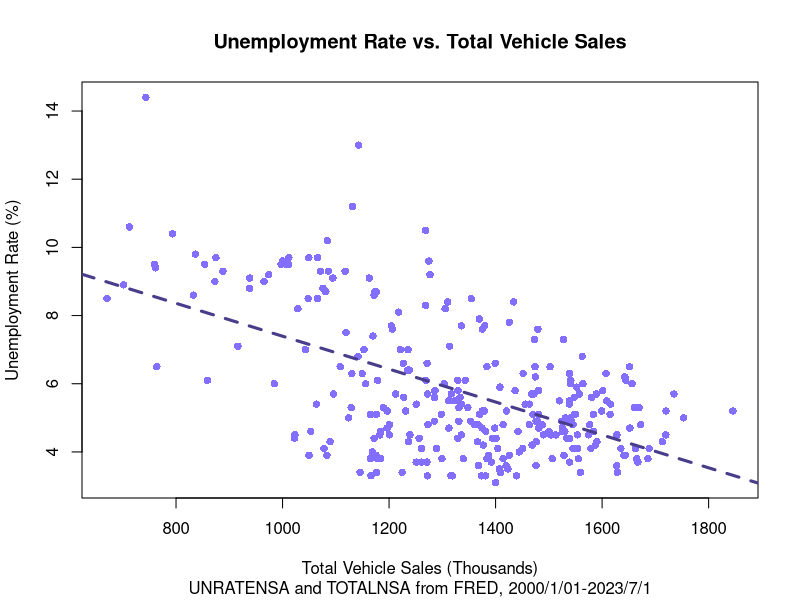
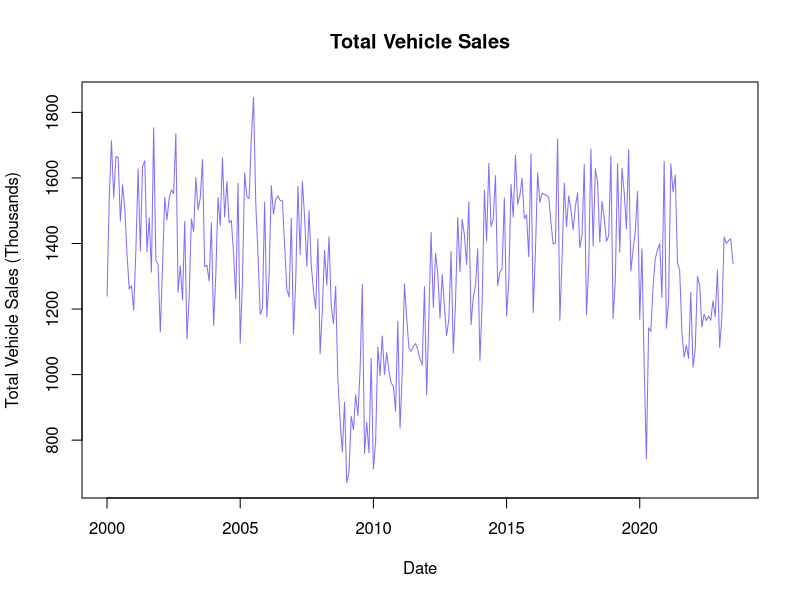
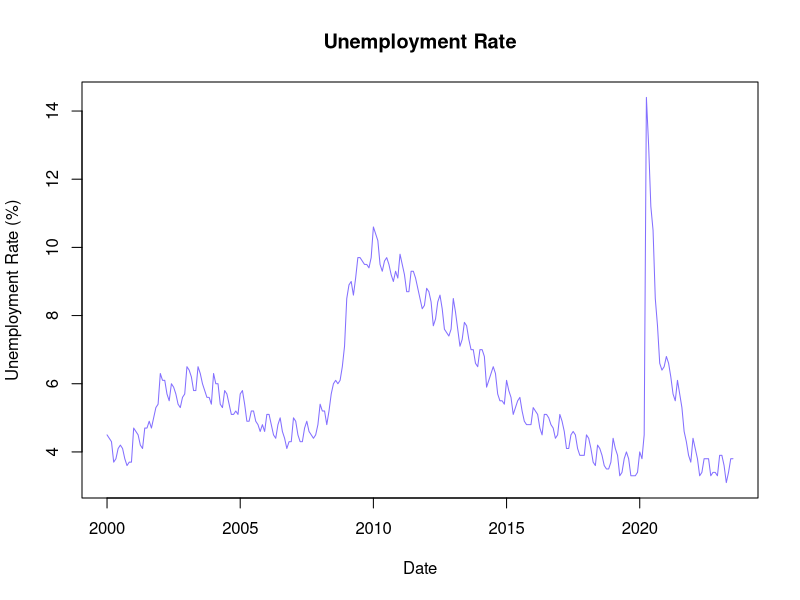
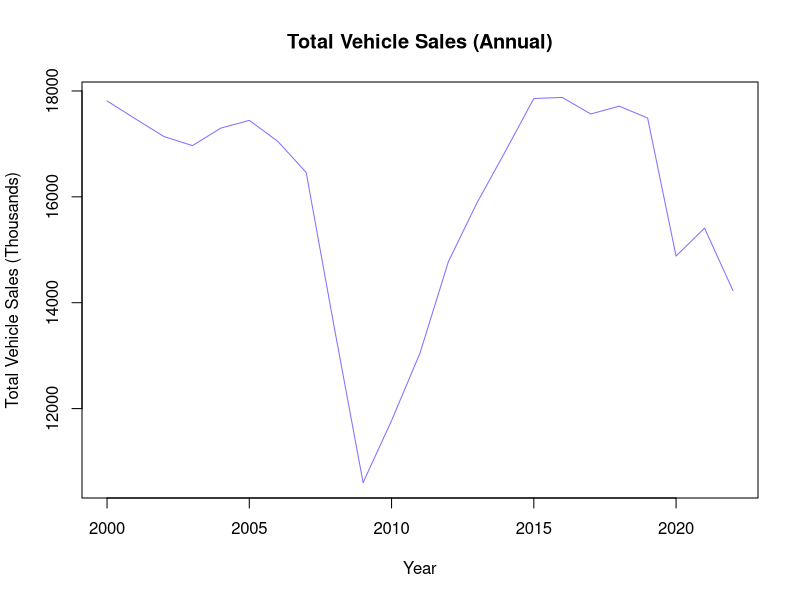
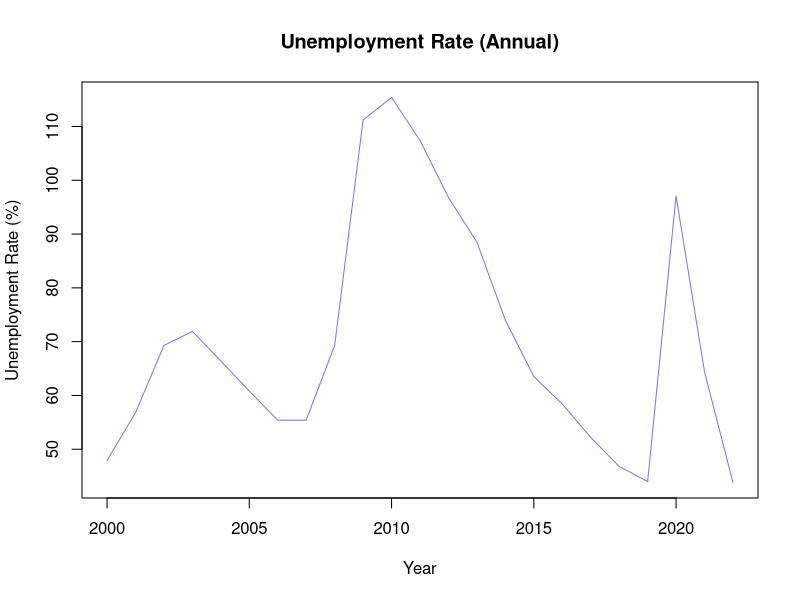
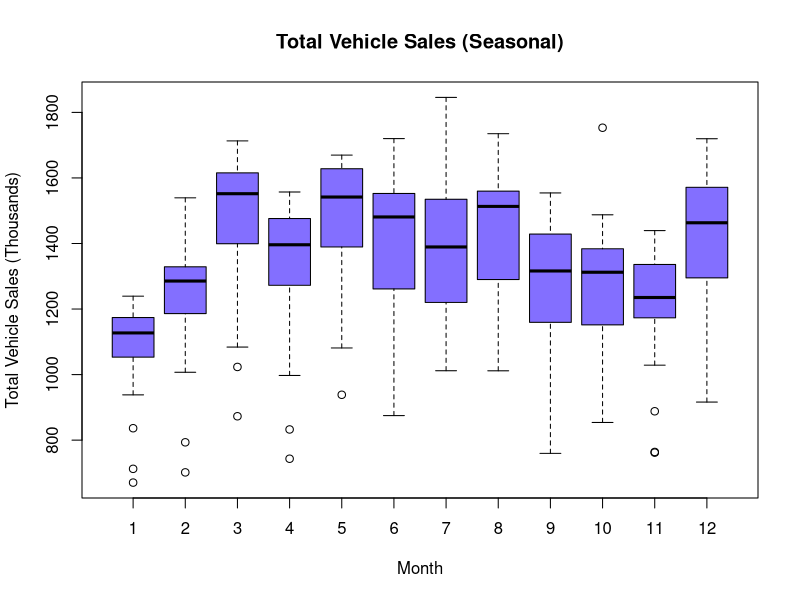
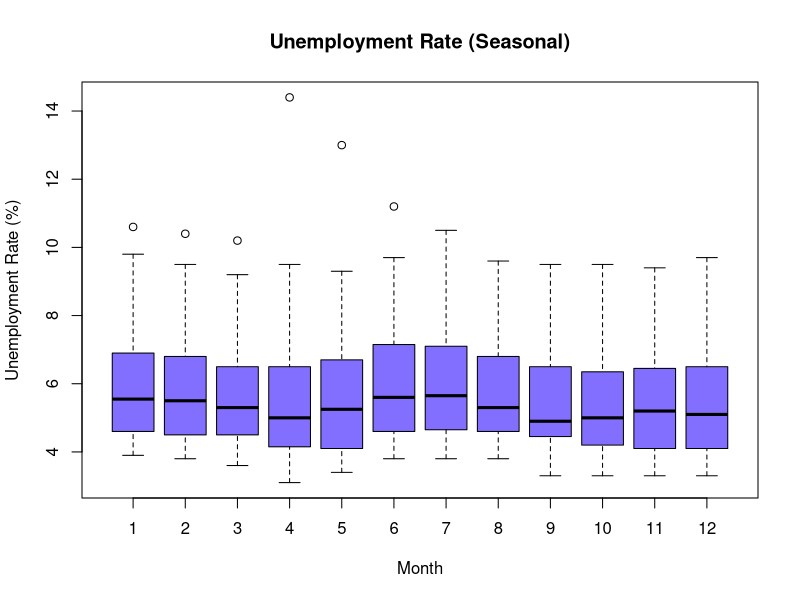
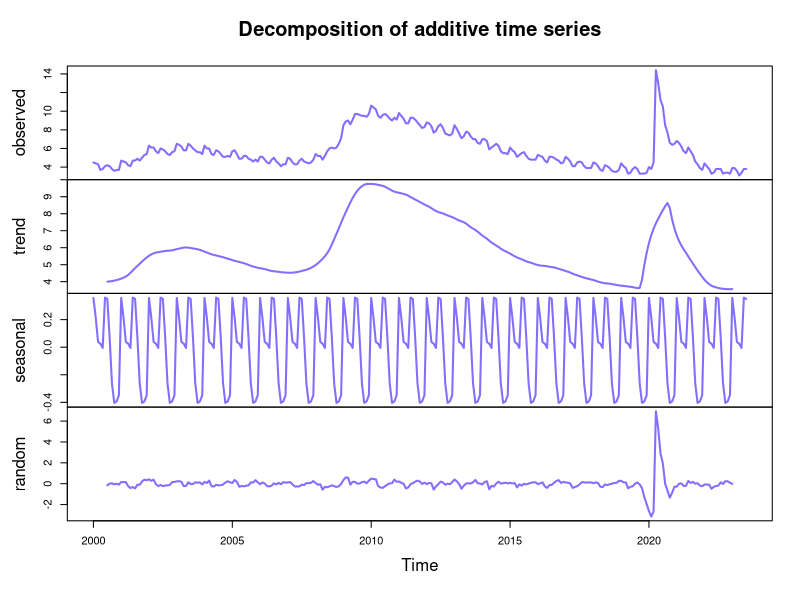

Reproduce these figures in R, in order.
# Step 1
# Create a scalar named "x" that calculates
# (((12000 * 45) - 10) / 5000) * 2^3. What is the answer?

x <- (((12000 * 45) - 10) / 5000) * 2^3
paste("The answer is", round(x, dig = 2))

# Step 2
# Create a character/string vector that include you name, where your first name is the first element of the vector and your last name is the second element.

name <- c("FirstName", "LastName")
paste("My name is", name[1], name[2])

# Step 3
# Load the data into R.

unrate <- read.csv("Unemployment Rate.csv")
sales <- read.csv("Total Vehicle Sales.csv")

# Merge data
data <- merge(unrate, sales, by = "DATE")
head(data)

# Rename columns to date, sales, and unrate
colnames(data) <- c("DATE", "UNRATE", "SALES")
head(data)

# Step 4
# What is the mean unemployment rate over this period?

q4 <- mean(data$UNRATE)
q4 <- formatC(q4, digits = 2, format = "f")
paste("Mean of unemployment rate is ", q4, "%", sep = "")

# Step 5
# What is the standard deviation of the unemployment rate over this period?

q5 <- sd(data$UNRATE)
q5 <- formatC(q5, digits = 2, format = "f")
paste("Standard Deviation of unemployment rate is ", q5, "%", sep = "")

# Step 6
# What is the mean monthly total vehicle sales over this period? Specify units.

q6 <- mean(data$SALES) # Thousands of units
q6 <- formatC(q6, digits = 2, format = "f", big.mark = ",")
paste("Average monthly vehicle sales is", q6, "Thousand Units")

# Step 7
# What is the standard deviation of monthly total vehicle sales over this period?

q7 <- sd(data$SALES)
q7 <- formatC(q7, digits = 2, format = "f", big.mark = ",")
paste("Standard deviation of monthly vehicle sales is", q7, "Thousand Units")

# Step 8
# Create a scatterplot with total vehicle sales on the X-axis and the unemployment rate on the Y-axis.
# Label the axes and give the graph a title.
plot(data$SALES,
     data$UNRATE,
     main = "Unemployment Rate vs. Total Vehicle Sales",
     xlab = "Total Vehicle Sales (Thousands)",
     ylab = "Unemployment Rate (%)",
     sub = "UNRATENSA and TOTALNSA from FRED, 2000/1/01-2023/7/1",
     col = "slateblue1",
     pch = 16,
)

# Step 9
# Estimate a simple linear regression model where the unemployment reate is the dependent variable and the total vehicle sales is the explanatory variable.
# Display the output (ie., coefficients, t-values, p-values, R², etc.)
# What is your interpretation of the output.

q9 <- lm(data$UNRATE ~ data$SALES)
summary(q9)

# Step 10
# Add the regression line to the scatterplot.

abline(q9,
  col = "darkslateblue",
  lwd = 3,
  lty = 2
)

# Step 11
# What is the correlation of the unemployment rate and total vehicle sales?
# Is this strong or weak? Positive or Negative?

q11 <- round(cor(data$UNRATE, data$SALES), dig = 2)
q11

# Step 13
# Find another data series that you think might explain the unemployment rate.
# Import it into R, and estimate a multiple regression model with the unemployment rate as the dependent variable, total vehicle sales as one of the explanatory variables, and your new variable as another explanatory variable.
# Show and interpret the output.

pce <- read.csv("Personal Consumption Expenditures.csv")
data <- merge(data, pce, by = "DATE")

colnames(data[4]) <- "PCE"

head(data) # DATE UNRATE SALES PCE

q13a <- lm(data$UNRATE ~ data$SALES + data$PCE)
q13b <- lm(data$UNRATE ~ data$PCE)

summary(q13a)
summary(q13b)

## Step 14
# Now, use the ts() function to create new variables for the unemployment rate and total vehicle sales, where each is stored as a time-series object.
tvm_ts <- ts(data$SALES, start = c(2000, 1), end = c(2023, 7), frequency = 12)

ue_ts <- ts(data$UNRATE, start = c(2000, 1), end = c(2023, 7), frequency = 12)

# Step 14:
# Plot each series individually (as a line graph, with labeled axes and a title).
# What do you notice?

plot(tvm_ts,
    main = "Total Vehicle Sales",
    xlab = "Date",
    ylab = "Total Vehicle Sales (Thousands)",
    col = "slateblue1",
    pch = 16,
    type = "l"
)

plot(ue_ts, # X
    main = "Unemployment Rate",
    xlab = "Date",
    ylab = "Unemployment Rate (%)",
    col = "slateblue1",
    pch = 16, # Marker Shape
    type = "l"
)

# Step 15:
# For each, plot the annual series (using the aggregate() function)
# What do you notice?

# Plot Total Vehicle Sales
plot(aggregate(tvm_ts, FUN = sum),
  main = "Total Vehicle Sales (Annual)",
  xlab = "Year",
  ylab = "Total Vehicle Sales (Thousands)",
  col = "slateblue1",
  pch = 16,
  type = "l"
)

plot(aggregate(ue_ts, FUN = sum),
  main = "Unemployment Rate (Annual)",
  xlab = "Year",
  ylab = "Unemployment Rate (%)",
  col = "slateblue1",
  pch = 16,
  type = "l"
)

# Step 16
# For each, create a boxplot showing the seasonal component.
# What do you notice?

boxplot(tvm_ts ~ cycle(tvm_ts),
  main = "Total Vehicle Sales (Seasonal)",
  xlab = "Month",
  ylab = "Total Vehicle Sales (Thousands)",
  col = "slateblue1"
)

boxplot(ue_ts ~ cycle(ue_ts),
  main = "Unemployment Rate (Seasonal)",
  xlab = "Month",
  ylab = "Unemployment Rate (%)",
  col = "slateblue1"
)

ue_decomp <- decompose(ue_ts)
tvs_decomp <- decompose(tvm_ts)

plot(ue_decomp,
  col = "slateblue1",
  lw = 2
)
plot(tvs_decomp,
  col = "slateblue1",
  lw = 2
)
